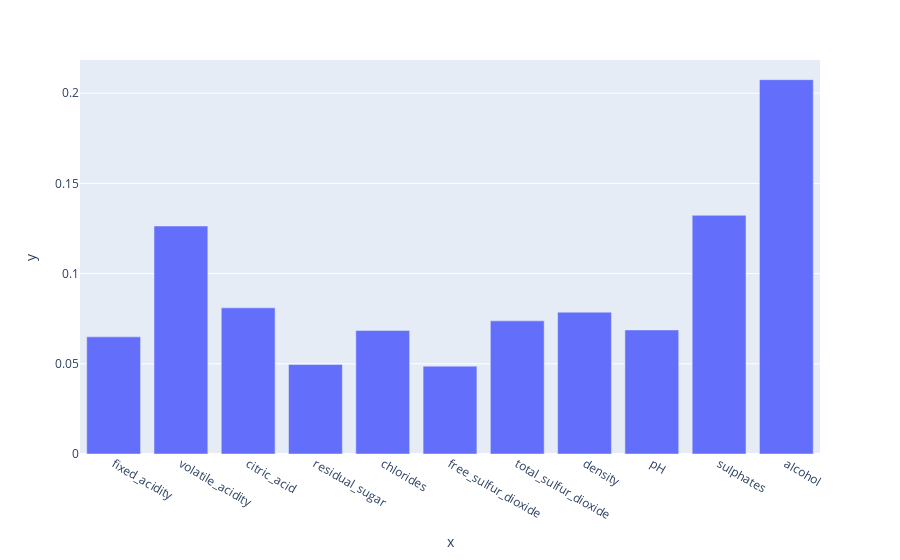

The code cell stored with this chart in its notebook:
### Code cell
# Visualise feature importance
import plotly.express as px

forest_importances = pd.Series(model.feature_importances_, index=X_train.columns)
px.bar(x=forest_importances.index, y=forest_importances)

### Figure 1 — Plotly figure (JSON) as saved in the notebook; plotly's stock layout.template omitted (floating-point values rounded to 4 significant figures)
{"data": [{"alignmentgroup": "True", "hovertemplate": "x=%{x}<br>y=%{y}<extra></extra>", "legendgroup": "", "marker": {"color": "#636efa", "pattern": {"shape": ""}}, "name": "", "offsetgroup": "", "orientation": "v", "showlegend": false, "textposition": "auto", "type": "bar", "x": ["fixed_acidity", "volatile_acidity", "citric_acid", "residual_sugar", "chlorides", "free_sulfur_dioxide", "total_sulfur_dioxide", "density", "pH", "sulphates", "alcohol"], "xaxis": "x", "y": [0.06493, 0.1264, 0.08101, 0.0496, 0.06848, 0.04869, 0.0738, 0.07861, 0.06877, 0.1323, 0.2075], "yaxis": "y"}], "layout": {"barmode": "relative", "legend": {"tracegroupgap": 0}, "margin": {"t": 60}, "xaxis": {"anchor": "y", "domain": [0, 1], "title": {"text": "x"}}, "yaxis": {"anchor": "x", "domain": [0, 1], "title": {"text": "y"}}}}
